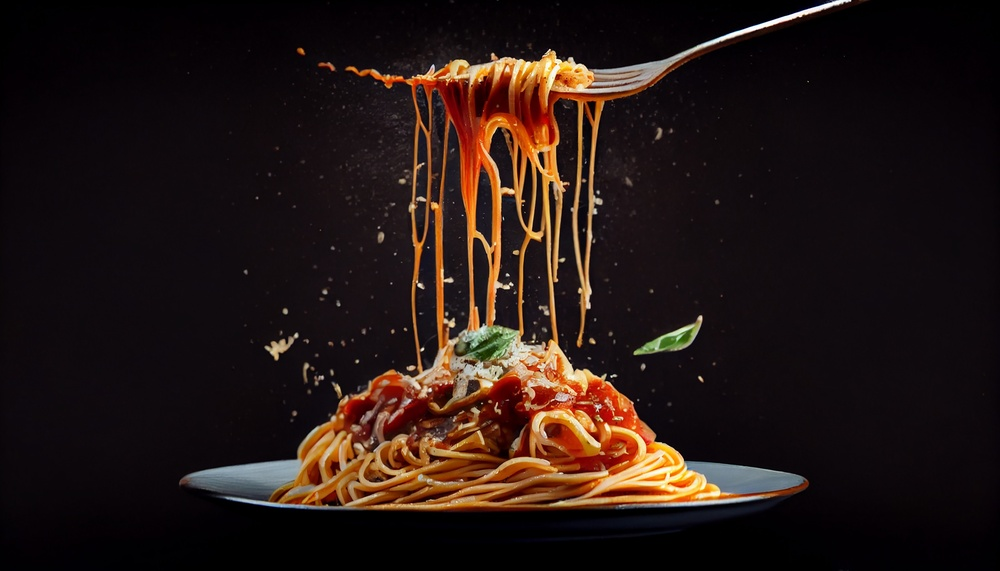
#> input picture Lab 7/Code/pasta.jpg, 1000 x 571 px, shrunk from 5600 x 3200 before the run
$ jupyter execute 'Lab 7.ipynb'
#> lines starting #> are read from the running program, lines starting #| are printed output that depends on the picture
[cell 1]
from skimage import io, img_as_float
from matplotlib import pyplot as plt
from skimage.color import rgb2gray
import cv2

import numpy as np
img = cv2.imread("pasta.jpg", 0)
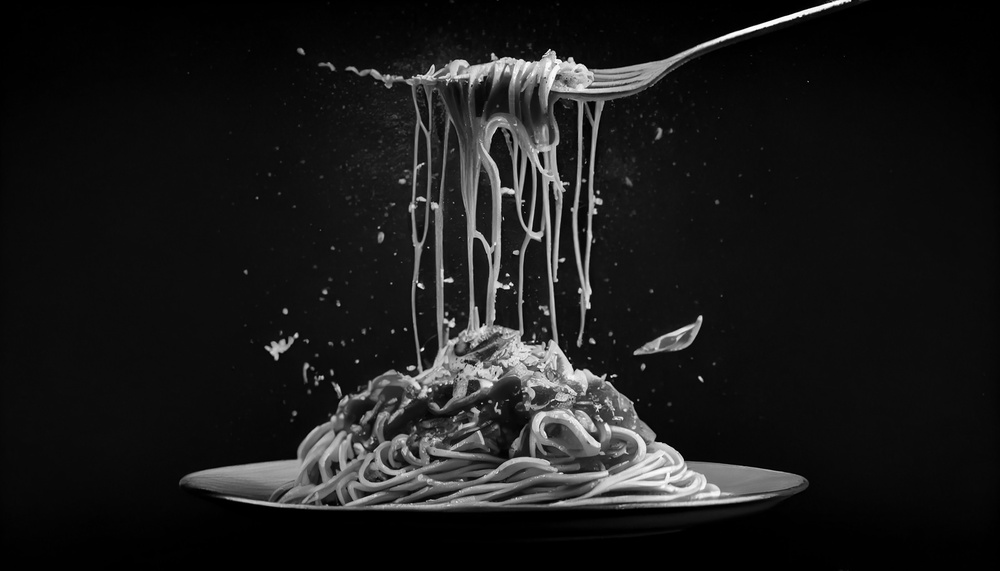
#> img: shape (571, 1000); min 0, max 255, mean 26.9

from skimage.filters import roberts, sobel, scharr, prewitt, farid

roberts_img = roberts(img)
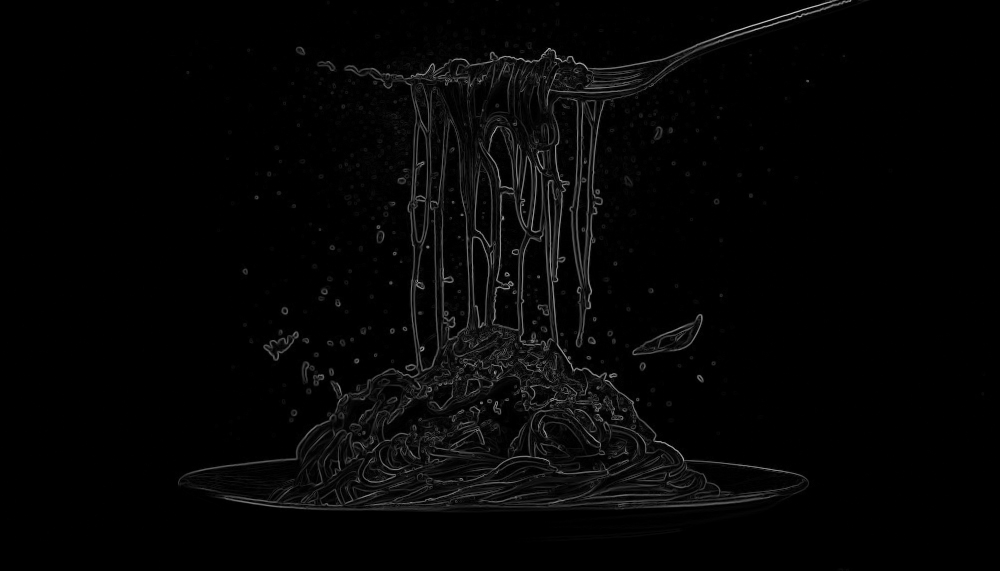
#> roberts_img: shape (571, 1000) float64; min 0, max 0.784, mean 0.0211
sobel_img = sobel(img)
scharr_img = scharr(img)
prewitt_img = prewitt(img)
farid_img = farid(img)
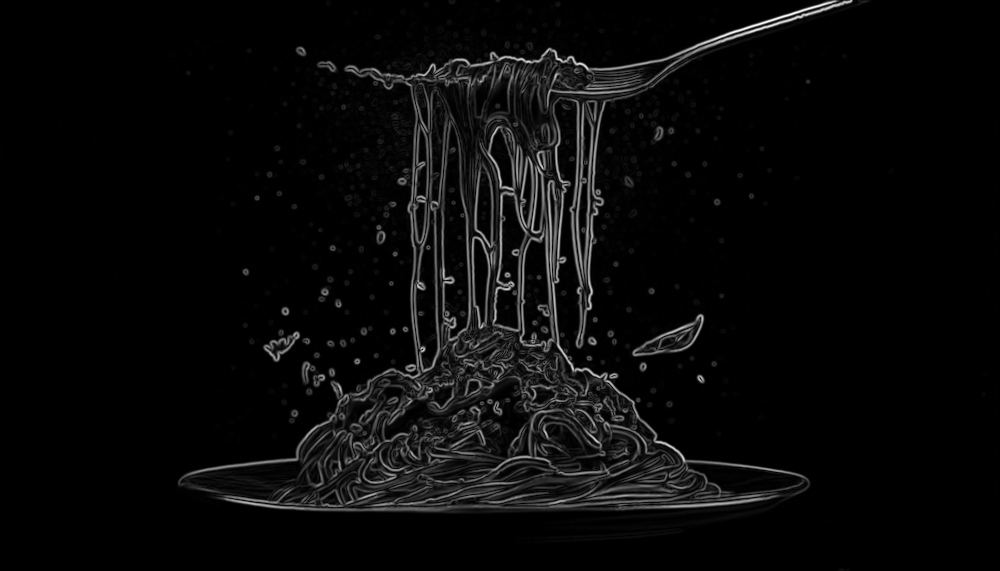
#> farid_img: shape (571, 1000) float64; min 0, max 0.277, mean 0.0109; drawn with min black and max white

cv2.imshow("Robert",roberts_img)

cv2.imshow("sobel_img",sobel_img)
cv2.imshow("scharr_img",scharr_img)
cv2.imshow("prewitt_img",prewitt_img)
cv2.imshow("farid_img",farid_img)

cv2.waitKey(0)
cv2.destroyAllWindows()

[cell 2]
from skimage import io, filters, feature
from matplotlib import pyplot as plt
from skimage.color import rgb2gray
import cv2
import numpy as np
img = cv2.imread("ramadan.jpg", 0)
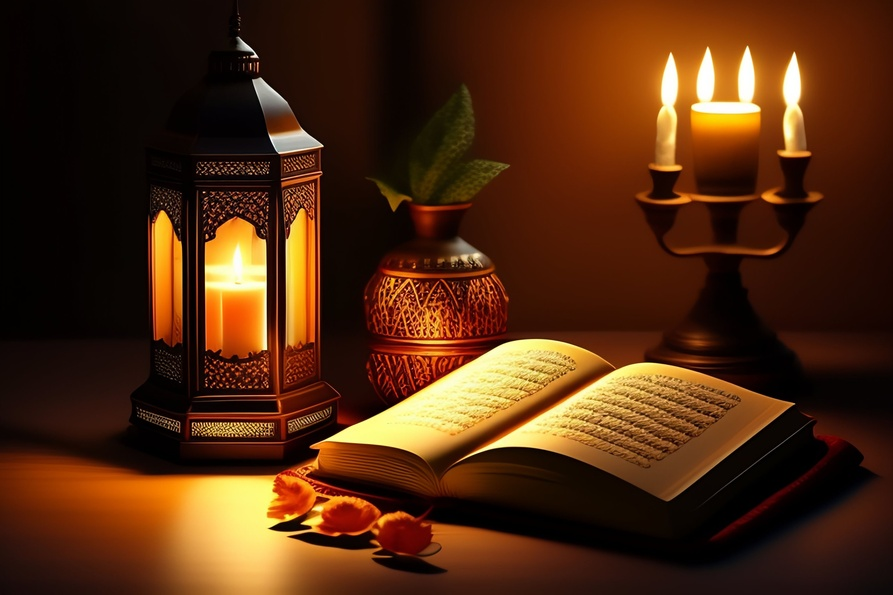
#> input picture Lab 7/Code/ramadan.jpg, 893 x 595 px, shrunk from 5000 x 3333 before the run
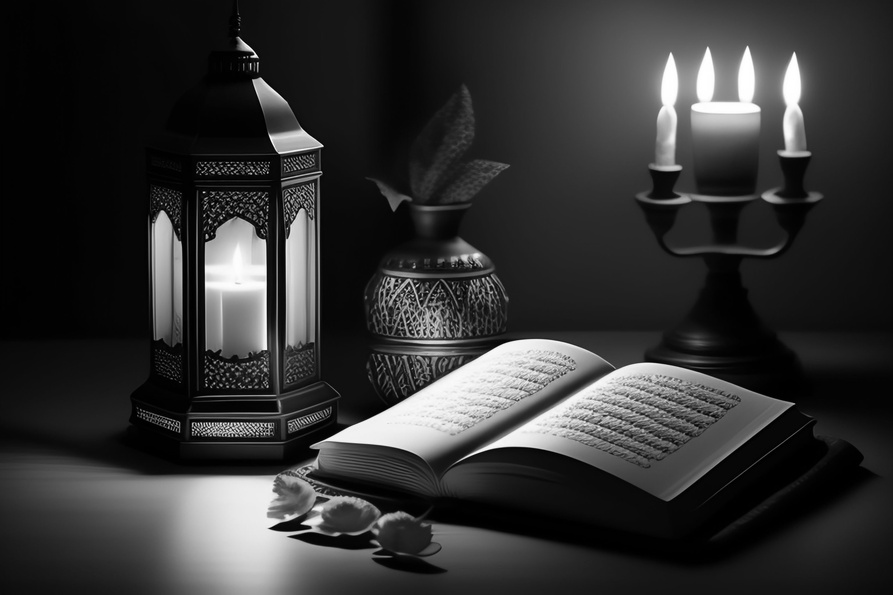
#> img: shape (595, 893); min 0, max 255, mean 50.5

canny_edge = cv2.Canny(img, 50, 80)
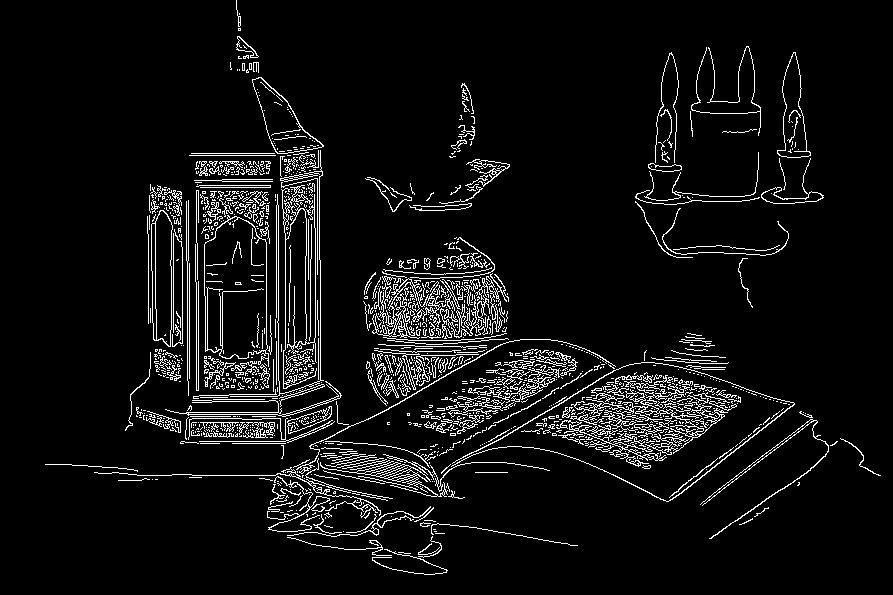
#> canny_edge: shape (595, 893); 6.4% white in thin lines or dots
sigma= 0.3
median = np.median(img)
#> median = 28

lower  = int(max(0, (1.0-sigma)*median))
#> lower = 19
upper  = int(min(255, (1.0+sigma)*median))
#> upper = 36
auto_canny = cv2.Canny(img, lower, upper)
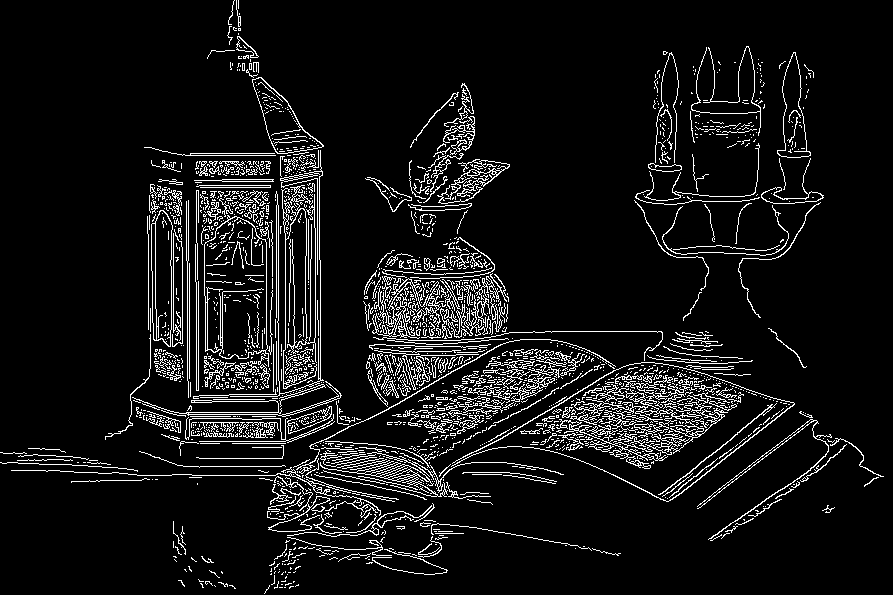
#> auto_canny: shape (595, 893); 8% white in thin lines or dots

cv2.imshow("Canny", canny_edge)
cv2.imshow("Auto Canny", auto_canny)

cv2.waitKey(0)
cv2.destroyAllWindows()

[cell 3]
import cv2
from matplotlib import pyplot as plt
import numpy as np
import pandas as pd
x=np.arange(256)
y=np.sin(2*np.pi*x/20)
y+=max(y)
img=np.array([[y[j]*127 for j in range(256)] for i in range(256)],dtype=np.uint8)
plt.imshow(img)
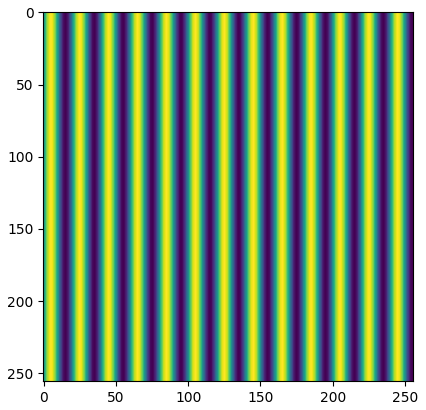
#> figure drawn by matplotlib, 1 panel

[cell 4]
img=cv2.imread('ramadan.jpg',0)
dft=cv2.dft(np.float32(img),flags=cv2.DFT_COMPLEX_OUTPUT)
dft_shift=np.fft.fftshift(dft)
magnitude_spectrum=20*np.log((cv2.magnitude(dft_shift[:,:,0],dft_shift[:,:,1]))+1)
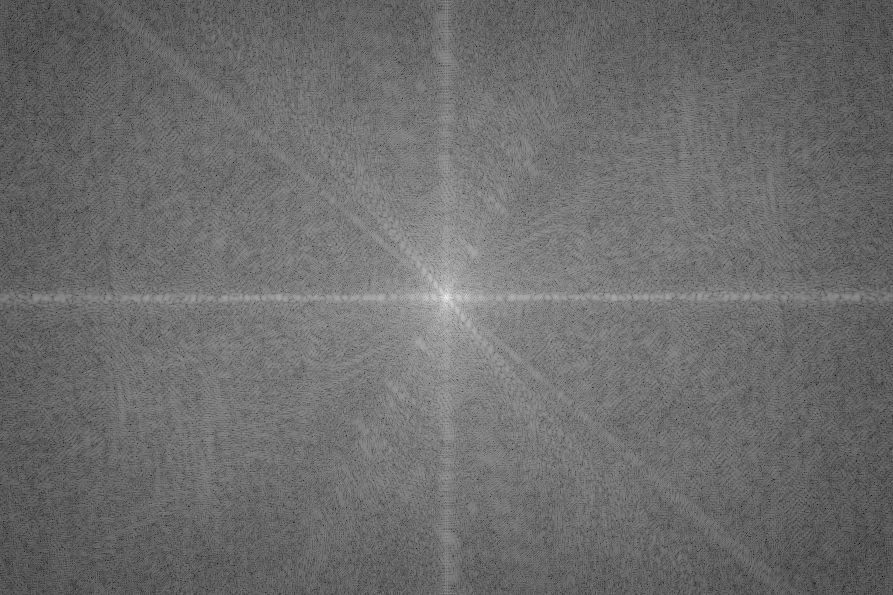
#> magnitude_spectrum: shape (595, 893) float32; min 36, max 342.1, mean 167.1; drawn with min black and max white

fig=plt.figure(figsize=(12,12))
ax1=fig.add_subplot(2,2,1)
ax1.imshow(img)
ax1.title.set_text("Input Image")
ax2=fig.add_subplot(2,2,2)
ax2.imshow(magnitude_spectrum)
ax2.title.set_text("FFT of image")
plt.show()

[cell 5]
rows, cols = img.shape
#> rows = 595; cols = 893
crow, ccol = int(rows / 2), int(cols / 2)
#> crow = 297; ccol = 446

mask = np.ones((rows, cols, 2), np.uint8)
r = 80
center = [crow, ccol]
#> center = [297, 446]
x, y = np.ogrid[:rows, :cols]
#> x = 595 values from 0 to 594
mask_area = (x - center[0]) * 2 + (y - center[1]) * 2 <= r*r
mask[mask_area] = 0


# [32 lines of commented-out code are left out]
fshift = dft_shift * mask

#Get the magnitude spectrum (only for plotting purposes)
fshift_mask_mag = 20 * np.log(cv2.magnitude(fshift[:, :, 0], fshift[:, :, 1]))
#> fshift_mask_mag: shape (595, 893) float32; every value is NaN or infinite

#Inverse shift to shift origin back to top left.
f_ishift = np.fft.ifftshift(fshift)

#Inverse DFT to convert back to image domain from the frequency domain.
#Will be complex numbers
img_back = cv2.idft(f_ishift)

#Magnitude spectrum of the image domain
img_back = cv2.magnitude(img_back[:, :, 0], img_back[:, :, 1])
#> img_back: shape (595, 893) float32; every value is 0


fig = plt.figure(figsize=(12, 12))
ax1 = fig.add_subplot(2,2,1)
ax1.imshow(img, cmap='gray')
ax1.title.set_text('Input Image')
ax2 = fig.add_subplot(2,2,2)
ax2.imshow(magnitude_spectrum, cmap='gray')
ax2.title.set_text('FFT of image')
ax3 = fig.add_subplot(2,2,3)
ax3.imshow(fshift_mask_mag, cmap='gray')
ax3.title.set_text('FFT + Mask')
ax4 = fig.add_subplot(2,2,4)
ax4.imshow(img_back, cmap='gray')
ax4.title.set_text('After inverse FFT')
plt.show()
